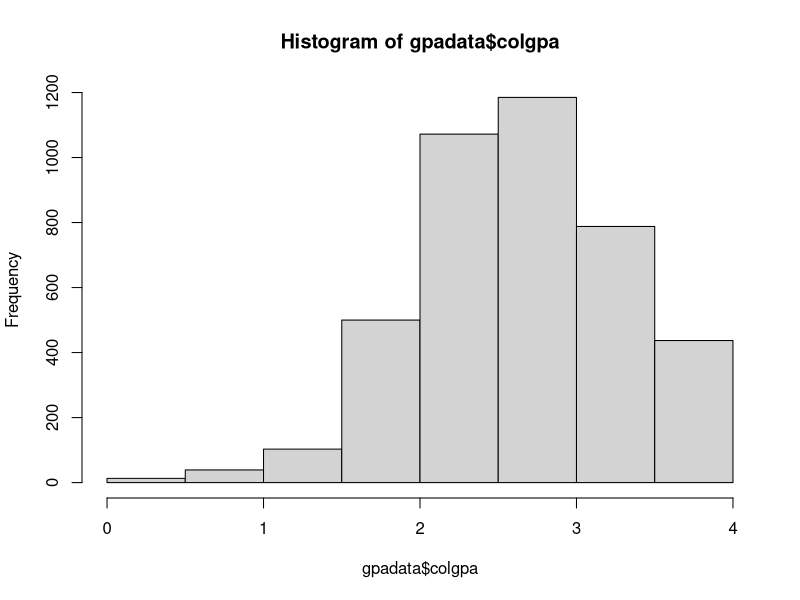
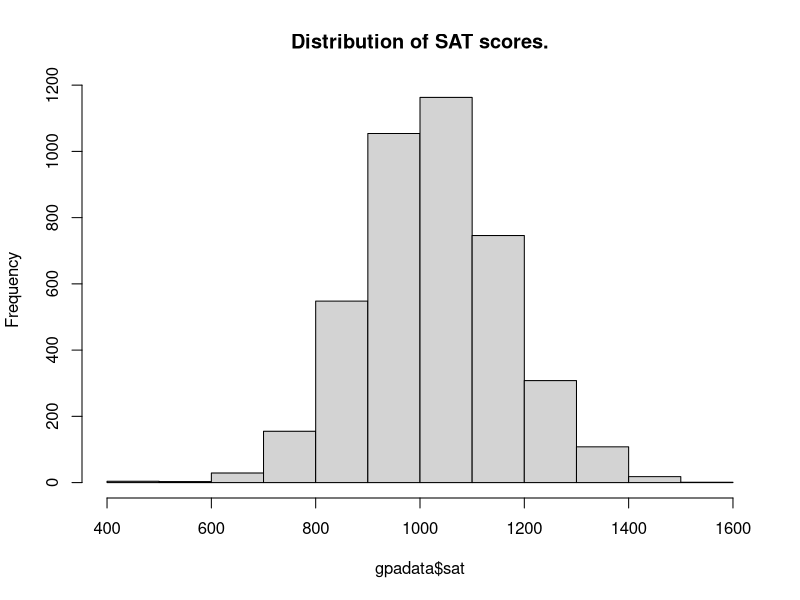
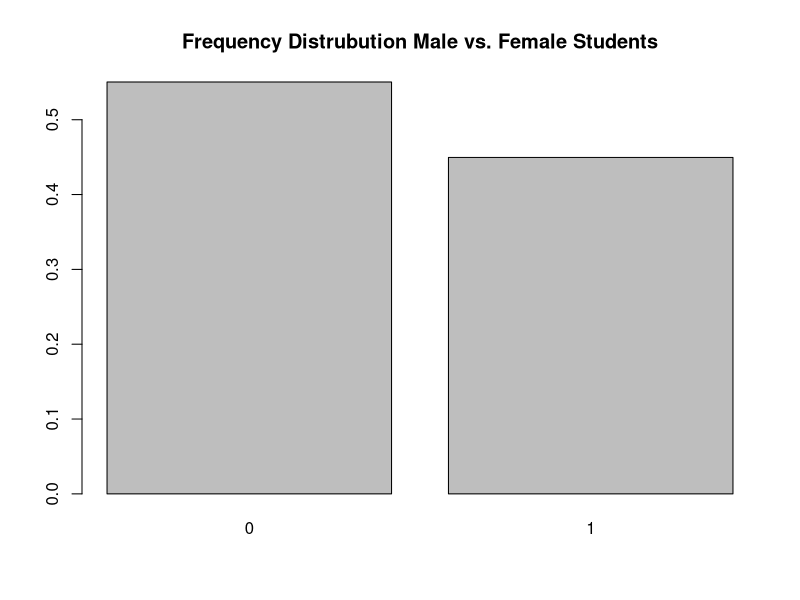
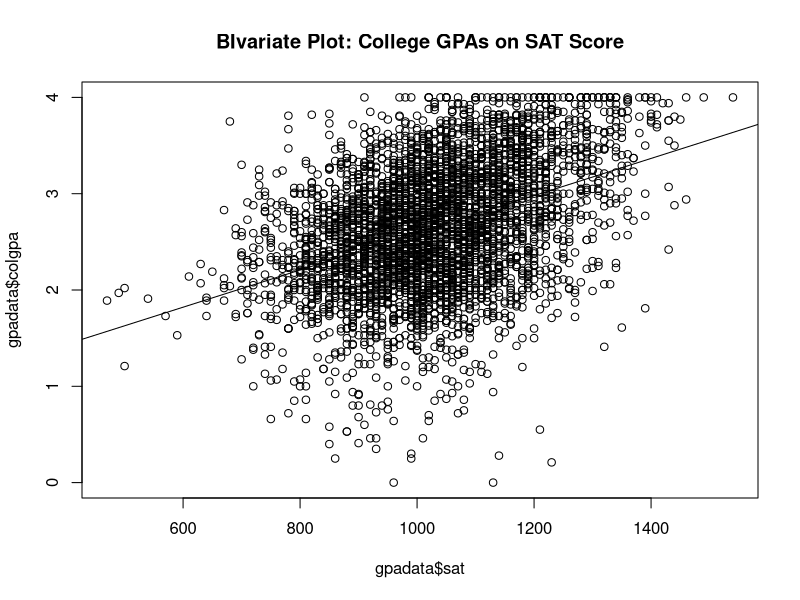
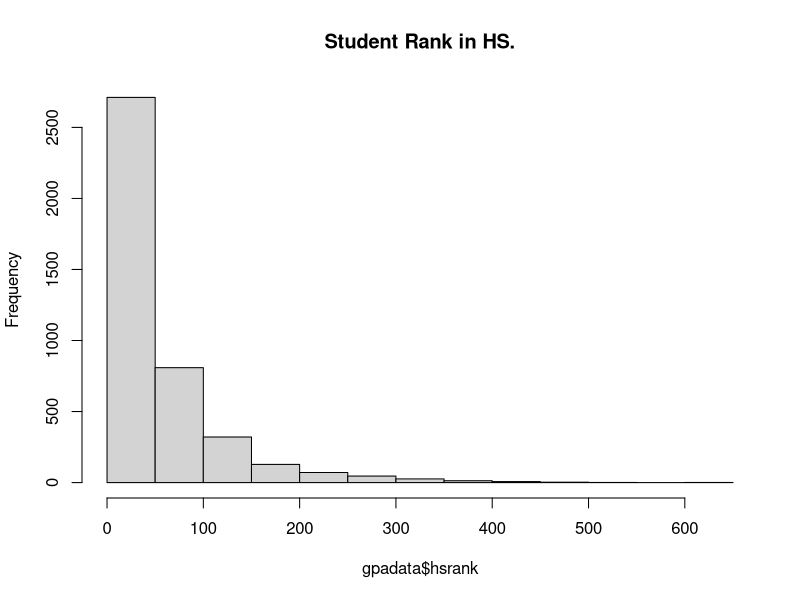
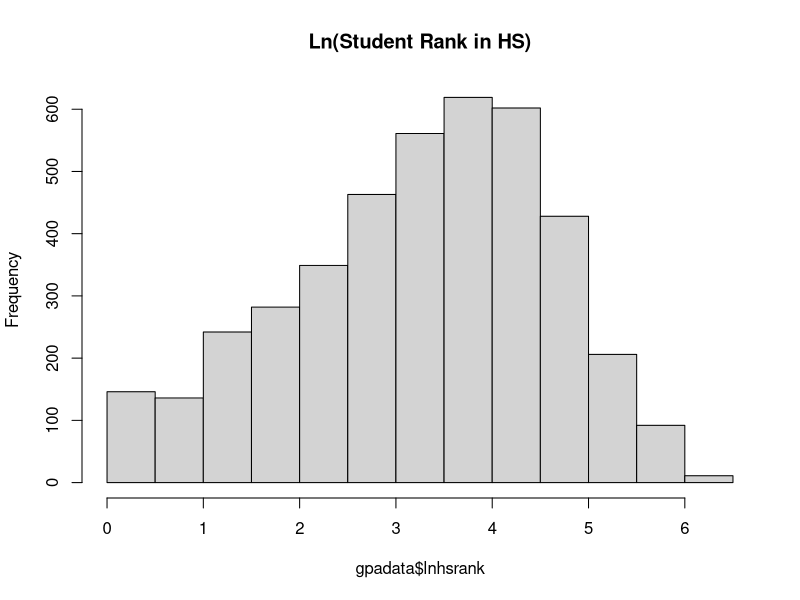

The R source for these figures, in order:
list.files()

sink("rladies1.txt", split=T)

multiplication = 10*5
summary(multiplication)

log(5)
summary(log(5))
sum(10, 15)

var1 <- 2.5
var2 <- 4
var3 <- var1 / var2
var4 <- sqrt(var2)

z <- seq(1, 15, 4)
x <- rep(5, 10)

library(readxl)
gpadata <- read_excel("gpa.csv.xlsx")
names(gpadata)
summary(gpadata)
class(gpadata)

colSums(is.na(gpadata))
hist(gpadata$colgpa)

gpadata$hsize <- ifelse(is.na(gpadata$hsize), 
                        mean(gpadata$hsize, na.rm = T), 
                        gpadata$hsize)
gpadata$hsrank <- ifelse(is.na(gpadata$hsrank), 
                         median(gpadata$hsrank, na.rm = T), 
                         gpadata$hsrank)

colSums(is.na(gpadata))

?mean
mean(gpadata$sat)
summary(gpadata$sat)

table(gpadata$female)
countFemale <- table(gpadata$female)
table(gpadata$female) / 4137
percentFemale <- table(gpadata$female) / 4137
percentFemale

hist(gpadata$sat, main="")
title("Distribution of SAT scores.")

dev.copy2pdf(file = "histSAT.pdf")

barplot(percentFemale)
title("Frequency Distrubution Male vs. Female Students")
dev.copy2pdf(file = "barplotSAT.pdf")

plot(y = gpadata$colgpa,
     x = gpadata$sat,
     main = "BIvariate Plot: College GPAs on SAT Score")
abline(lm(gpadata$colgpa~gpadata$sat))
dev.copy2pdf(file = "binaryColGPAonSAT.pdf")

hist(gpadata$hsrank,
     main = "Student Rank in HS.")

gpadata["lnhsrank"] <- log(gpadata$hsrank)
summary(gpadata$lnhsrank)
hist(gpadata$lnhsrank,
     main = "Ln(Student Rank in HS)")
